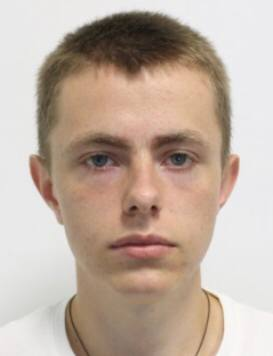
#> input picture Hrunytskyi.jpg, 273 x 356 px
$ python LR_8_task_3.py
#> lines starting #> are read from the running program, lines starting #| are printed output that depends on the picture
import cv2

img = cv2.imread("Hrunytskyi.jpg")
#> img is the input picture: shape (356, 273, 3); mean B, G, R 161.2, 174.2, 191.8
print(img.shape)
#| (356, 273, 3)
imgResize = cv2.resize(img, (1000, 500))
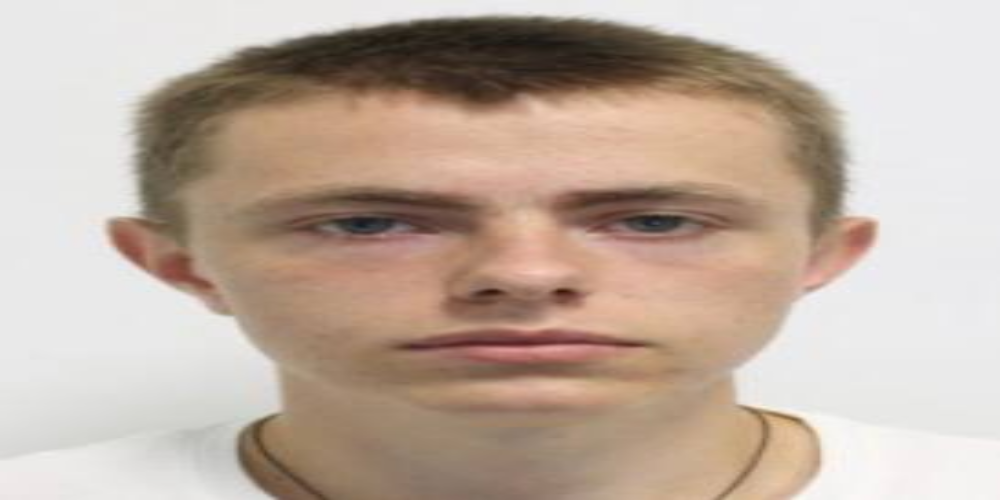
#> imgResize: shape (500, 1000, 3); mean B, G, R 161.2, 174.1, 191.7
print(imgResize.shape)
#| (500, 1000, 3)
imgCropped = img[20:400, 30:240]
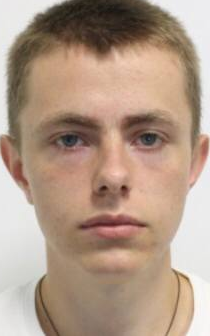
#> imgCropped: shape (336, 210, 3); mean B, G, R 135, 152.7, 176.7
cv2.imshow("Image", img)
cv2.imshow("Image Resize", imgResize)
cv2.imshow("Image Cropped", imgCropped)
cv2.waitKey(0)

$ run again, with coins_2.JPG copied over Hrunytskyi.jpg
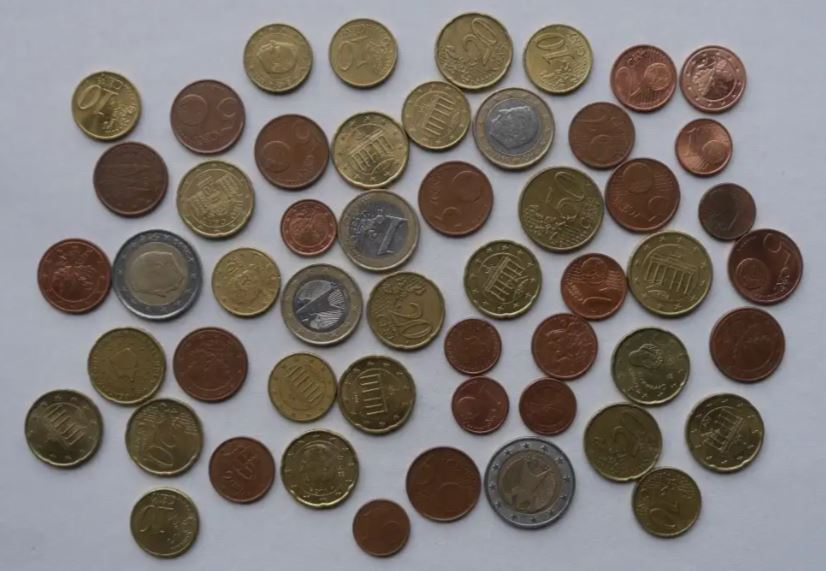
#> input picture coins_2.JPG, 826 x 571 px
#> img is the input picture: shape (571, 826, 3); mean B, G, R 114.7, 118.8, 125.6
#| (571, 826, 3)
#> `imgResize = cv2.resize(img, (1000, 500))`:
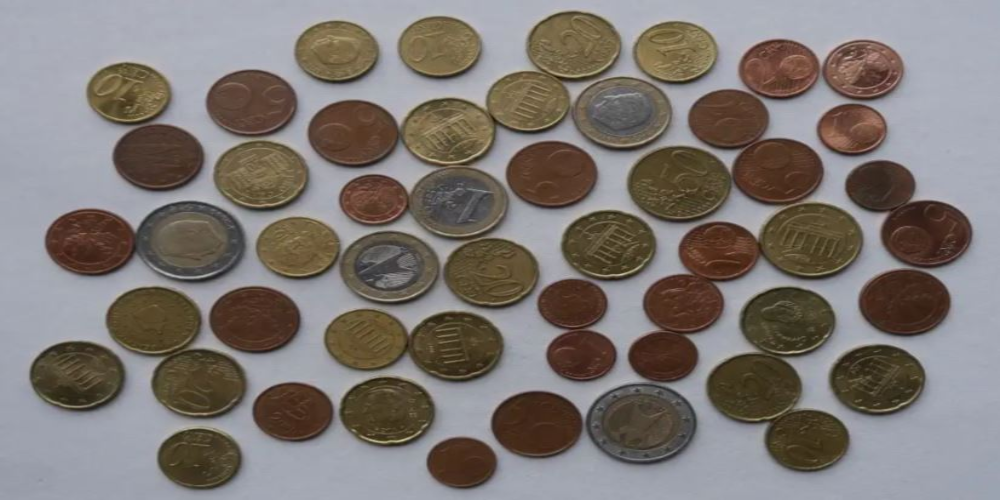
#> imgResize: shape (500, 1000, 3); mean B, G, R 114.6, 118.7, 125.5
#| (500, 1000, 3)
#> `imgCropped = img[20:400, 30:240]`:
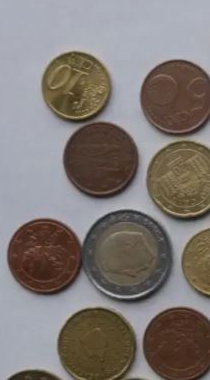
#> imgCropped: shape (380, 210, 3); mean B, G, R 116.8, 120.4, 127.7

$ run again, with messi_face.JPG copied over Hrunytskyi.jpg
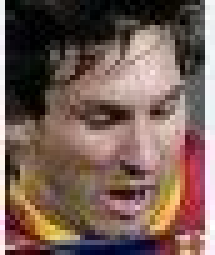
#> input picture messi_face.JPG, 43 x 51 px (shown 5 times larger)
#> img is the input picture: shape (51, 43, 3); mean B, G, R 87.7, 95.9, 119.8
#| (51, 43, 3)
#> `imgResize = cv2.resize(img, (1000, 500))`:
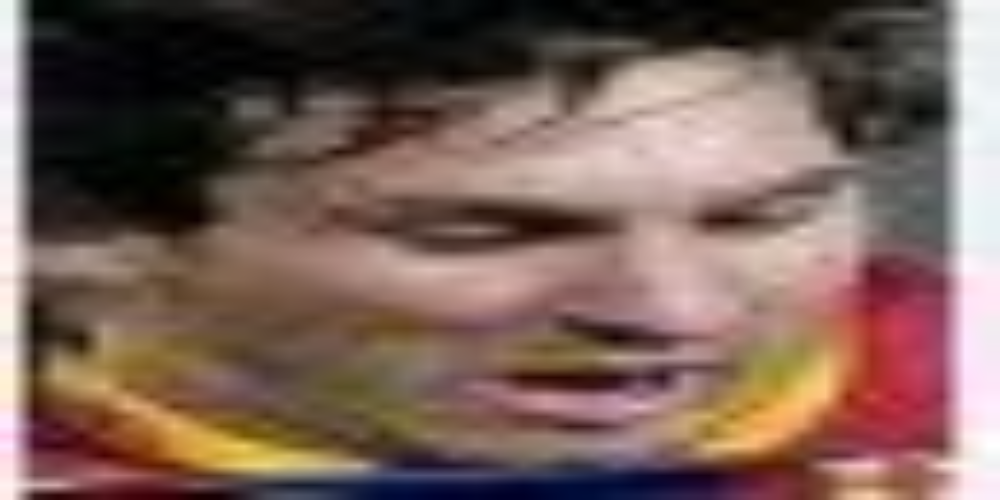
#> imgResize: shape (500, 1000, 3); mean B, G, R 87.6, 95.8, 119.7
#| (500, 1000, 3)
